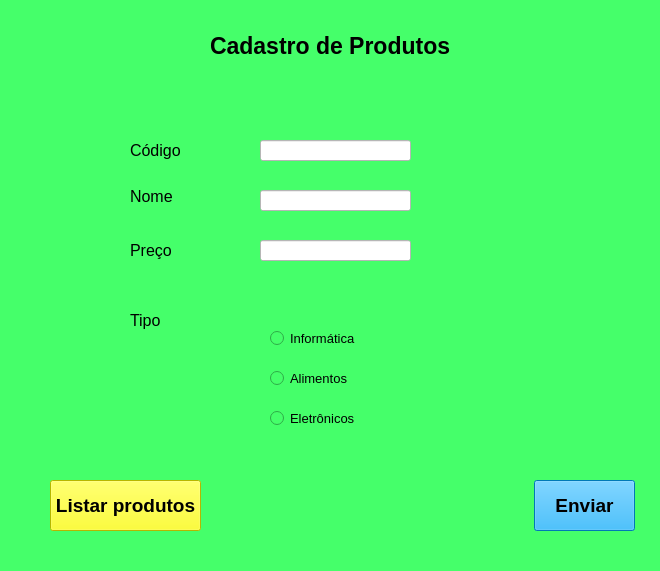
<?xml version="1.0" encoding="UTF-8"?>
<ui version="4.0">
 <class>MainWindow</class>
 <widget class="QMainWindow" name="MainWindow">
  <property name="geometry">
   <rect>
    <x>0</x>
    <y>0</y>
    <width>660</width>
    <height>571</height>
   </rect>
  </property>
  <property name="windowTitle">
   <string>MainWindow</string>
  </property>
  <property name="styleSheet">
   <string notr="true">background-color: rgb(130, 255, 47);
background-color: rgb(0, 255, 127);
background-color: rgb(47, 255, 24);
background-color: rgb(69, 255, 106);</string>
  </property>
  <widget class="QWidget" name="centralwidget">
   <widget class="QLabel" name="label">
    <property name="geometry">
     <rect>
      <x>210</x>
      <y>30</y>
      <width>251</width>
      <height>31</height>
     </rect>
    </property>
    <property name="font">
     <font>
      <pointsize>17</pointsize>
      <weight>75</weight>
      <bold>true</bold>
     </font>
    </property>
    <property name="text">
     <string>Cadastro de Produtos</string>
    </property>
   </widget>
   <widget class="QLabel" name="label_2">
    <property name="geometry">
     <rect>
      <x>130</x>
      <y>140</y>
      <width>61</width>
      <height>21</height>
     </rect>
    </property>
    <property name="font">
     <font>
      <pointsize>12</pointsize>
     </font>
    </property>
    <property name="text">
     <string>Código</string>
    </property>
   </widget>
   <widget class="QLabel" name="label_3">
    <property name="geometry">
     <rect>
      <x>130</x>
      <y>190</y>
      <width>47</width>
      <height>13</height>
     </rect>
    </property>
    <property name="font">
     <font>
      <pointsize>12</pointsize>
     </font>
    </property>
    <property name="text">
     <string>Nome</string>
    </property>
   </widget>
   <widget class="QLabel" name="label_4">
    <property name="geometry">
     <rect>
      <x>130</x>
      <y>240</y>
      <width>47</width>
      <height>21</height>
     </rect>
    </property>
    <property name="font">
     <font>
      <pointsize>12</pointsize>
     </font>
    </property>
    <property name="text">
     <string>Preço</string>
    </property>
   </widget>
   <widget class="QLineEdit" name="lineEdit">
    <property name="geometry">
     <rect>
      <x>260</x>
      <y>140</y>
      <width>151</width>
      <height>21</height>
     </rect>
    </property>
    <property name="styleSheet">
     <string notr="true">color: rgb(255, 255, 255);
color: rgb(0, 0, 0);
background-color: rgb(255, 255, 255);</string>
    </property>
   </widget>
   <widget class="QLineEdit" name="lineEdit_2">
    <property name="geometry">
     <rect>
      <x>260</x>
      <y>190</y>
      <width>151</width>
      <height>21</height>
     </rect>
    </property>
    <property name="styleSheet">
     <string notr="true">background-color: rgb(255, 255, 255);</string>
    </property>
   </widget>
   <widget class="QLineEdit" name="lineEdit_3">
    <property name="geometry">
     <rect>
      <x>260</x>
      <y>240</y>
      <width>151</width>
      <height>21</height>
     </rect>
    </property>
    <property name="styleSheet">
     <string notr="true">background-color: rgb(255, 255, 255);</string>
    </property>
   </widget>
   <widget class="QRadioButton" name="radioButton">
    <property name="geometry">
     <rect>
      <x>270</x>
      <y>330</y>
      <width>91</width>
      <height>17</height>
     </rect>
    </property>
    <property name="font">
     <font>
      <pointsize>10</pointsize>
     </font>
    </property>
    <property name="text">
     <string>Informática</string>
    </property>
   </widget>
   <widget class="QRadioButton" name="radioButton_2">
    <property name="geometry">
     <rect>
      <x>270</x>
      <y>370</y>
      <width>91</width>
      <height>17</height>
     </rect>
    </property>
    <property name="font">
     <font>
      <pointsize>10</pointsize>
     </font>
    </property>
    <property name="text">
     <string>Alimentos</string>
    </property>
   </widget>
   <widget class="QRadioButton" name="radioButton_3">
    <property name="geometry">
     <rect>
      <x>270</x>
      <y>410</y>
      <width>91</width>
      <height>17</height>
     </rect>
    </property>
    <property name="font">
     <font>
      <pointsize>10</pointsize>
     </font>
    </property>
    <property name="text">
     <string>Eletrônicos</string>
    </property>
   </widget>
   <widget class="QLabel" name="label_5">
    <property name="geometry">
     <rect>
      <x>130</x>
      <y>310</y>
      <width>47</width>
      <height>21</height>
     </rect>
    </property>
    <property name="font">
     <font>
      <pointsize>12</pointsize>
     </font>
    </property>
    <property name="text">
     <string>Tipo</string>
    </property>
   </widget>
   <widget class="QPushButton" name="pushButton">
    <property name="geometry">
     <rect>
      <x>534</x>
      <y>480</y>
      <width>101</width>
      <height>51</height>
     </rect>
    </property>
    <property name="font">
     <font>
      <pointsize>14</pointsize>
      <weight>75</weight>
      <bold>true</bold>
     </font>
    </property>
    <property name="styleSheet">
     <string notr="true">background-color: rgb(0, 170, 255);</string>
    </property>
    <property name="text">
     <string>Enviar</string>
    </property>
   </widget>
   <widget class="QPushButton" name="pushButton_2">
    <property name="geometry">
     <rect>
      <x>50</x>
      <y>480</y>
      <width>151</width>
      <height>51</height>
     </rect>
    </property>
    <property name="font">
     <font>
      <pointsize>14</pointsize>
      <weight>75</weight>
      <bold>true</bold>
     </font>
    </property>
    <property name="styleSheet">
     <string notr="true">background-color: rgb(114, 206, 255);
background-color: rgb(255, 255, 0);</string>
    </property>
    <property name="text">
     <string>Listar produtos</string>
    </property>
   </widget>
  </widget>
  <widget class="QMenuBar" name="menubar">
   <property name="geometry">
    <rect>
     <x>0</x>
     <y>0</y>
     <width>660</width>
     <height>21</height>
    </rect>
   </property>
  </widget>
  <widget class="QStatusBar" name="statusbar"/>
 </widget>
 <resources/>
 <connections/>
</ui>
